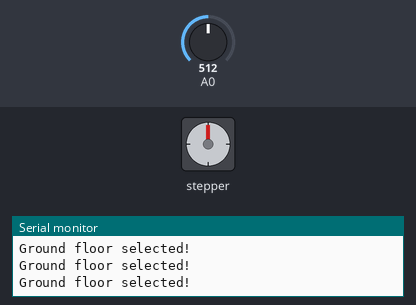
A sketch run on a simulated Arduino Uno, built with avr-gcc and run on an emulated ATmega328P. Parts: stepper motor, the last lines printed to the serial monitor. The test bench sets the inputs (shaded band); at power-on: A0 = 512. Stepper angles assume 2048 steps per turn.

Above: at 1.2 s.
1.3 s: A0 set to 474
4.3 s: A0 set to 446
At 4.6 s:
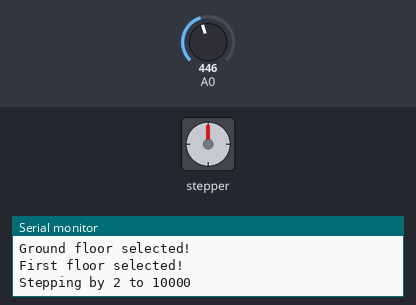
At 5.2 s:
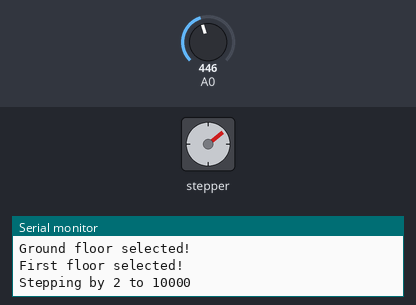
Timing chart, 0 to 19.3 s (numbered marks = the images above; inputs shaded):
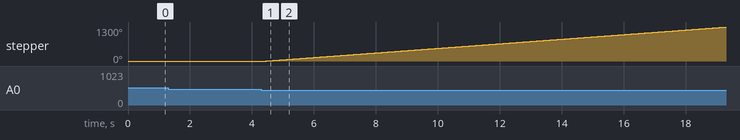

The sketch:

festavator.ino
```cpp
/*
    Cribbed from stepper_speedcontrol
    A simple-sh 4-story elevator controller.

    C.2023 B. Sloan

    We connects 8 pushbuttons (one at each floor and four in the elevator panel)
    to analog pin A0 according to the method described here:
    https://www.youtube.com/watch?v=Y23vMfynUJ0&ab_channel=MichaelKlements

    The stepper controller is connected to the digital pins as follows

    in1 -> D08
    in2 -> D10
    in3 -> D09
    in4 -> D11
*/
#include <Stepper.h>

const int stepsPerRevolution = 64;  // change this to fit the number of steps per revolution
// for your motor

int motorSpeed = 0;
int polarity = 2;
int accel_decel = 1;
int maxSpeed = 512;
int target_floor = 0;
int current_floor = 0;
int step_count = 0;  // number of steps the motor has taken
int floor_steps[4] = {0, 10000, 15000, 21000};
int moving = 0;
int total_steps = 0;

// initialize the stepper library on pins 8 through 11:
Stepper myStepper(stepsPerRevolution, 8, 9, 10, 11);


void setup() {
    // for logging
    Serial.begin(9600);
}

void loop() {
    int button0 = analogRead(A0);
    //Serial.println(button0);

    if(moving == 0){

        if(button0 < 100){
            // do nothing
        }

        else if(button0 < 160){
            target_floor = 3;
            Serial.println("Third floor selected!");
        }

        else if(button0 <  260){
            target_floor = 2;
            Serial.println("Second floor selected!");
        }

        else if(button0< 460){
            target_floor = 1;
            Serial.println("First floor selected!");
        }
        else if(button0 < 1200){
            target_floor = 0;
            Serial.println("Ground floor selected!");
        }


        if(target_floor != current_floor){
            moving = 1;
            total_steps = floor_steps[target_floor] - floor_steps[current_floor];
            step_count = 0;
            if(total_steps < 0) {
                polarity = -2;
            }
            else {
                polarity = 2;
            }
            Serial.print("Stepping by ");
            Serial.print(polarity);
            Serial.print(" to ");
            Serial.println(total_steps);
            delay(100);
        }
    }
    if(moving != 0){
        myStepper.setSpeed(maxSpeed);
        myStepper.step(polarity);
        step_count = step_count + polarity;
        if (step_count == total_steps) {
            step_count = 0;
            moving = 0;
            current_floor = target_floor;
            Serial.println("Arrived!");
        }
    }
}
```

Measured:
- the behaviour switches between 460 and 459 on A0 (found by bisection; images 0 and 1)
- after the input at 4.3 s, stepper: keeps turning clockwise at about 88°/s, starting after 0.16 s
